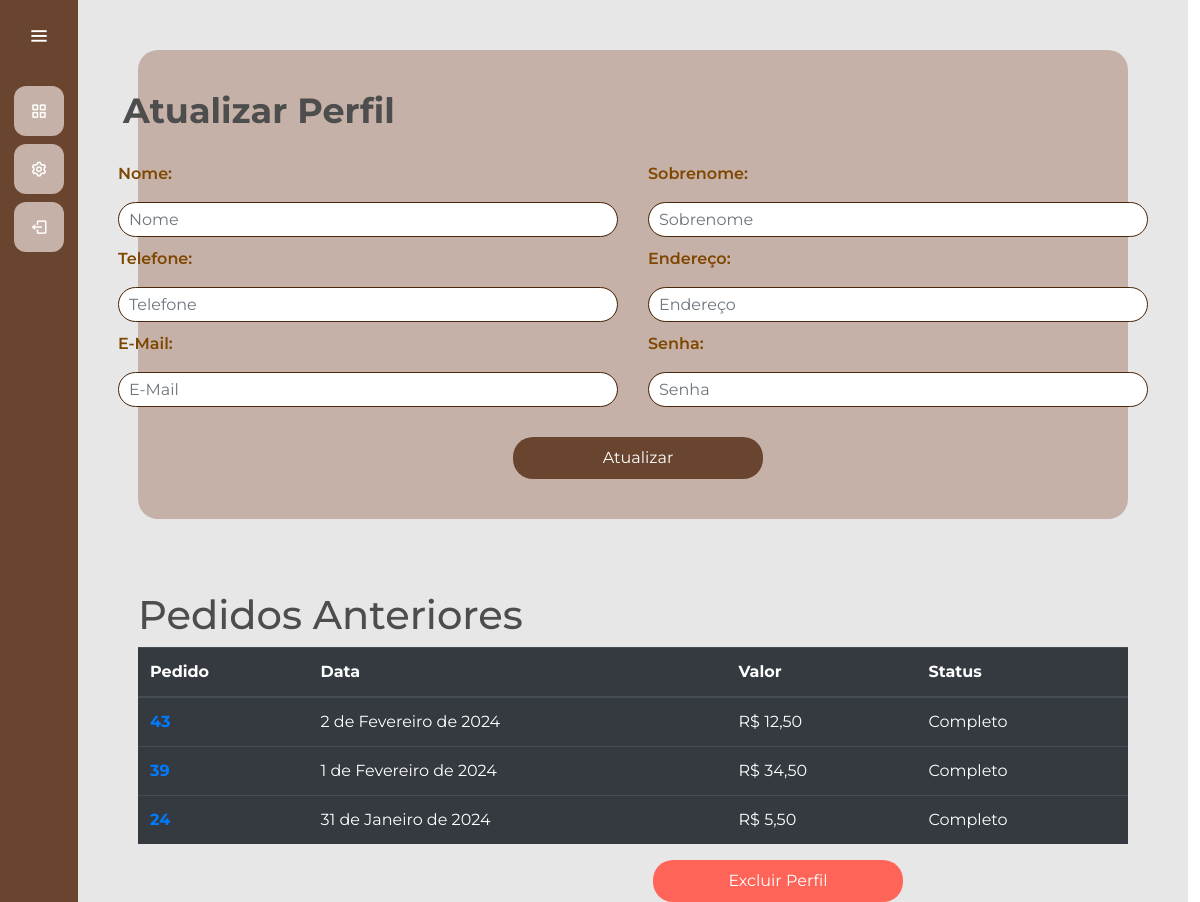
/usuarios/perfil/ (signed in), run on the app's committed database.
### gerenciamento/models.py (models this page shows, shortened)
class Pedido(models.Model):
    id_pedido = models.AutoField(primary_key=True)
    id_transacao = models.CharField(max_length=255, null=True)
    cliente = models.ForeignKey(usuarios_models.Usuario, on_delete=models.SET_NULL, null=True, blank=True)
    data = models.DateField(auto_now_add=True)
    valor_final = models.FloatField(default=0.0)
    produtos = models.ManyToManyField(Produto, through='PedidoProduto')
    completo = models.BooleanField(default=False, null=True, blank=False)

### usuarios/views.py (the view, shortened to what this page needs)
# urls.py: path('perfil/', views.perfil, name='perfil'),
@login_required(login_url='/usuarios/cadastro/')
def perfil(request):
    pedidos = Pedido.objects.filter(cliente=request.user, valor_final__gt=0)
    return render(request, 'perfil.html',{'pedidos': pedidos})

### usuarios/models.py (called while the page is built)
    def __str__(self) -> str:
        return self.username

### usuarios/templates/perfil.html (shortened to what this page needs)
{% extends "cliente.html" %}
{% load static %}
{% block 'head' %}
    <link rel="stylesheet" href="{% static 'usuarios/css/telaprincipal.css' %}">
    <link rel="stylesheet" href="{% static 'gerenciamento/css/gerenciamento.css' %}">
{% endblock %}
{% block 'dashboard' %}
<body>
    <div class="container-perfil">
        <div id="att-perfil">
            <form action="{% url 'perfil' %}" method="POST" id="form-perfil">
                <div class="caixa-perfil">
                    <div id="perfil">
                        <h1 class="titulo_perfil">Atualizar Perfil</h1>
                        <div class="row">
                            <div class="col-md">
                                <p>Nome:</p>
                                <input type="text" class="form-control" placeholder="Nome" name="nome" value="{{nome}}" >
                            </div>
                            <div class="col-md">
                                <p>Sobrenome:</p>
                                <input type="text" class="form-control" placeholder="Sobrenome" name="sobrenome" value="{{sobrenome}}" >
                            </div>
                        </div>
                        <div class="row">
                            <div class="col-md">
                                <p>Telefone:</p>
                                <input type="text" class="form-control" placeholder="Telefone" name="telefone" value="{{telefone}}" >
                            </div>
                            <div class="col-md">
                                <p>Endereço:</p>
                                <input type="text" class="form-control" placeholder="Endereço" name="endereco" value="{{endereco}}" >
                            </div>
                        </div>
                        <div class="row">
                            <div class="col-md">
                                <p>E-Mail:</p>
                                <input type="email" class="form-control" placeholder="E-Mail" name="email" value="{{email}}" >
                            </div>
                            <div class="col-md">
                                <p>Senha:</p>
                                <input type="password" class="form-control" placeholder="Senha" name="senha" value="{{senha}}" >
                            </div>
                        </div>
                        <div class="row">
                            <button class="btn-att-perfil" value="Atualizar">Atualizar</button>
                        </div>
                    </div>
                </div>
            </form>
        </div>
    </div>
    <div class="container-pedidos">
        <br>
        <br>
        <div id="pedidos-anteriores" class="pedidos-anteriores">
            <div class="caixa-pedidos">
                <div id="pedidos" class="pedidos-anteriores">
                    <br>
                    <h1  id="pedidos-anteriores-perfil">Pedidos Anteriores</h1>
                    <div class="container-fluid distanciamento">
                        <table class="table table-dark">
                            <thead>
                                <tr>
                                    <th scope="col">Pedido</th>
                                    <th scope="col">Data</th>
                                    <th scope="col">Valor</th>
                                    <th scope="col">Status</th>
                                </tr>
                            </thead>
                            <tbody>
                                {% for pedido in pedidos|dictsortreversed:"id_pedido" %}
                                    <tr>
                                        <th><a href="{% url 'notaPedido' pedido.id_pedido %}">{{ pedido.id_pedido }}</a></th>
                                        <td>{{ pedido.data }}</td>
                                        <td>R$ {{ pedido.valor_final|floatformat:2 }}</td>
                                        <td>{% if pedido.completo %}Completo{% else %}Incompleto{% endif %}</td>
                                    </tr>
                                {% endfor %}
                            </tbody>
                        </table>
                    </div>
                </div>
            </div>
        </div>
    </div>
    <div class="row">
        <button class="btn-remover-principal" onclick="confirmarExclusao()">Excluir Perfil</button>
    </div>
</body>
{% endblock %}

### templates/static/general/css/base.css (style rules this page uses)
* { margin: 0; padding: 0; box-sizing: border-box; font-family: "Montserrat" , sans-serif; }
body { background-color: hsl(0, 0%, 98%); }
h1,h2,h3,h4,h5,h6 { color:hsl(0, 0%, 30%); }

### templates/static/general/css/general.css (style rules this page uses)
:root { --main-color: #c5b1a7; --dark-color: #69452F; --light-color: #E7E7E7; --contrast-color: #faab66; --differential-color: #4b280b; --red-color: #9E7047; }

### templates/static/usuarios/css/telaprincipal.css (style rules this page uses)
:root { --main-color: #c5b1a7; --dark-color: #69452F; --light-color: #E7E7E7; --contrast-color: #faab66; --differential-color: #4b280b; --red-color: #9E7047; }
* { margin: 0; padding: 0; box-sizing: border-box; outline: none; font-family: 'Montserrat', sans-serif; }
body { width: 100%; height: auto; display: flex; }
#att-perfil { width: 100%; height: 100%; display: flex; flex-direction: column; align-items: center; }
#form-perfil { display: flex; align-items: center; }
#att-perfil .caixa-perfil { width: 1100px; height: 100%; display: flex; flex-direction: column; align-items: center; }
#pedidos-anteriores-perfil { margin-left: 60px; }

### templates/static/gerenciamento/css/gerenciamento.css (style rules this page uses)
:root { --main-color: #c5b1a7; --dark-color: #69452F; --light-color: #E7E7E7; --contrast-color: #faab66; --differential-color: #4b280b; --red-color: #9E7047; }
.distanciamento { padding-left: 60px; padding-right: 60px; }
.form-control { width: 500px; height: 35px; border-radius: 20px; border: var(--differential-color) solid 1px; padding-left: 10px; margin-bottom: 10px; }
.container-perfil { display: flex; flex-direction: column; align-items: center; justify-content: center; margin-top: 50px; padding: 20px; background-color: var(--main-color); margin-left: 60px; margin-right: 60px; border-radius: 20px; padding-bottom: 40px; }
.titulo_perfil { font-size: 35px; font-weight: 700; margin-bottom: 20px; padding: 20px 0px 10px 25px; }
.btn-att-perfil { background-color: var(--dark-color); color: white; border: none; border-radius: 20px; width: 250px; cursor: pointer; padding: 9px; align-self: center; margin-top: 20px; margin-left: 410px; }
.btn-remover-principal { background-color: #ff6459; color: white; border: none; border-radius: 20px; width: 250px; cursor: pointer; padding: 9px; margin-left: 570px; }
.row { display: flex; font-weight: 600; padding: 0px 20px 0px 20px; }

### data on the page
Pedido: id_pedido "43", data "2 de Fevereiro de 2024", valor_final "12,50", completo "Completo"
Pedido: id_pedido "39", data "1 de Fevereiro de 2024", valor_final "34,50", completo "Completo"
Pedido: id_pedido "24", data "31 de Janeiro de 2024", valor_final "5,50", completo "Completo"
